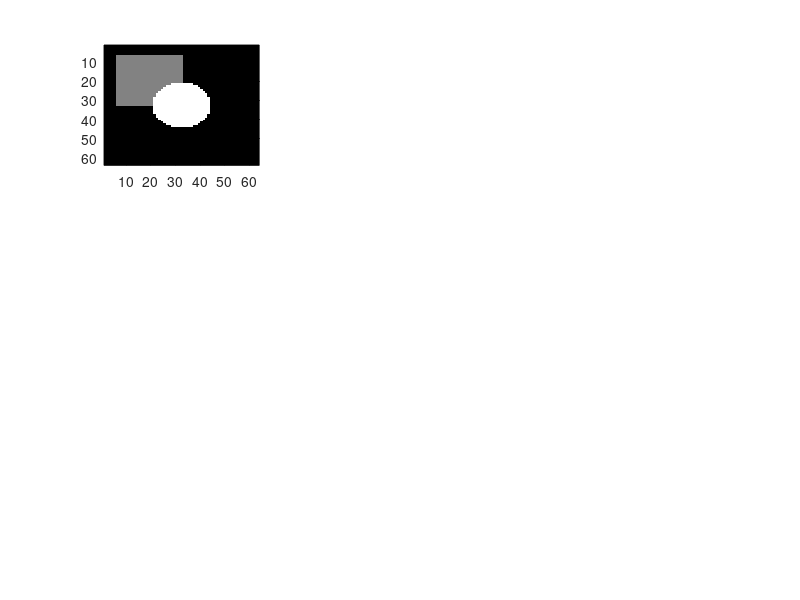

The MATLAB script that drew this image: (Note: this script raises an error after producing the figure.)
% Generate and plot image
img = zeros(64,64);
img(6:32,6:32) = 0.5;
[x,y] = meshgrid(1:64,1:64);
z = ((x-32).^2+(y-32).^2) < 12^2; % Circle of radius 12 around (32,32);
img(z) = 1;

figure(1); subplot(3,3,1);
pcolor(img), shading flat, colormap gray; set(gca,'YDir','reverse');

% Create finite difference operator
d1 = [0,1,-1];
d2 = [1,-2,1];

d = d2;
M = spdiags(repmat(d,64,1),-1:1,64,64);
M(1,end) = d(1);
M(end,1) = d(3);

M = opMatrix(M);

figure(1); subplot(3,3,2);
pcolor(M*img), shading flat, colormap gray; set(gca,'YDir','reverse');

figure(1); subplot(3,3,3);
pcolor(img*M'), shading flat, colormap gray; set(gca,'YDir','reverse');

figure(1); subplot(3,3,4);
pcolor(M*img + img*M'), shading flat, colormap gray; set(gca,'YDir','reverse');

figure(1); subplot(3,3,5);
M2 = opKron(opEye(64),M) + opKron(M,opEye(64));
pcolor(reshape(M2*img(:),64,64)), shading flat, colormap gray; set(gca,'YDir','reverse');

figure(1); subplot(3,3,6);
rng('default');
imgNoisy = img + 0.3*randn(64,64);
pcolor(imgNoisy), shading flat, colormap gray; set(gca,'YDir','reverse');

b = [imgNoisy(:);zeros(64*64,1)];


figure(1); subplot(3,3,7);
delta = .1; A = [opEye(64*64); delta * M2];
x = A \ b;
pcolor(reshape(x(1:64^2),64,64)), shading flat, colormap gray; set(gca,'YDir','reverse');

figure(1); subplot(3,3,8);
delta = 1; A = [opEye(64*64); delta * M2];
x = A \ b;
pcolor(reshape(x(1:64^2),64,64)), shading flat, colormap gray; set(gca,'YDir','reverse');

figure(1); subplot(3,3,9);
delta = 5; A = [opEye(64*64); delta * M2];
x = A \ b;
pcolor(reshape(x(1:64^2),64,64)), shading flat, colormap gray; set(gca,'YDir','reverse');

